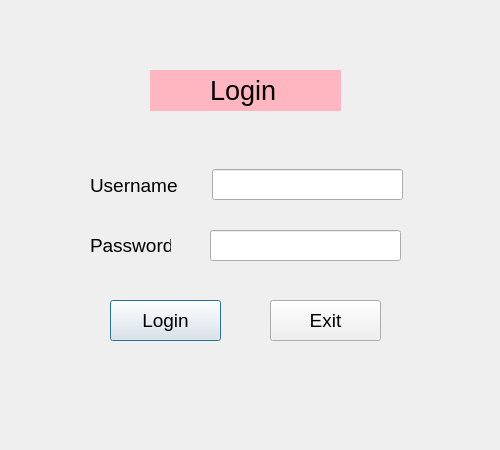
<?xml version="1.0" encoding="UTF-8"?>
<ui version="4.0">
 <class>Login</class>
 <widget class="QDialog" name="Login">
  <property name="geometry">
   <rect>
    <x>0</x>
    <y>0</y>
    <width>500</width>
    <height>450</height>
   </rect>
  </property>
  <property name="windowTitle">
   <string>Dialog</string>
  </property>
  <property name="styleSheet">
   <string notr="true">QDialog{
background-image: url(:/newPrefix/mbg2.jpg);
}
QPushButton:hover{
background-color:darkgrey;
color:white;
}
</string>
  </property>
  <widget class="QLabel" name="label">
   <property name="geometry">
    <rect>
     <x>150</x>
     <y>70</y>
     <width>191</width>
     <height>41</height>
    </rect>
   </property>
   <property name="font">
    <font>
     <pointsize>20</pointsize>
     <weight>50</weight>
     <bold>false</bold>
    </font>
   </property>
   <property name="styleSheet">
    <string notr="true">background-color: lightpink;</string>
   </property>
   <property name="text">
    <string>        Login</string>
   </property>
  </widget>
  <widget class="QLabel" name="label_2">
   <property name="geometry">
    <rect>
     <x>90</x>
     <y>170</y>
     <width>91</width>
     <height>31</height>
    </rect>
   </property>
   <property name="font">
    <font>
     <pointsize>14</pointsize>
    </font>
   </property>
   <property name="text">
    <string>Username</string>
   </property>
  </widget>
  <widget class="QLabel" name="label_3">
   <property name="geometry">
    <rect>
     <x>90</x>
     <y>230</y>
     <width>81</width>
     <height>31</height>
    </rect>
   </property>
   <property name="font">
    <font>
     <pointsize>14</pointsize>
    </font>
   </property>
   <property name="text">
    <string>Password</string>
   </property>
  </widget>
  <widget class="QLineEdit" name="uid">
   <property name="geometry">
    <rect>
     <x>212</x>
     <y>169</y>
     <width>191</width>
     <height>31</height>
    </rect>
   </property>
   <property name="font">
    <font>
     <pointsize>12</pointsize>
    </font>
   </property>
  </widget>
  <widget class="QLineEdit" name="pwd">
   <property name="geometry">
    <rect>
     <x>210</x>
     <y>230</y>
     <width>191</width>
     <height>31</height>
    </rect>
   </property>
   <property name="font">
    <font>
     <pointsize>12</pointsize>
    </font>
   </property>
   <property name="maxLength">
    <number>32764</number>
   </property>
   <property name="echoMode">
    <enum>QLineEdit::Password</enum>
   </property>
  </widget>
  <widget class="QPushButton" name="login1">
   <property name="geometry">
    <rect>
     <x>110</x>
     <y>300</y>
     <width>111</width>
     <height>41</height>
    </rect>
   </property>
   <property name="font">
    <font>
     <pointsize>14</pointsize>
    </font>
   </property>
   <property name="text">
    <string>Login</string>
   </property>
  </widget>
  <widget class="QPushButton" name="exit1">
   <property name="geometry">
    <rect>
     <x>270</x>
     <y>300</y>
     <width>111</width>
     <height>41</height>
    </rect>
   </property>
   <property name="font">
    <font>
     <pointsize>14</pointsize>
    </font>
   </property>
   <property name="text">
    <string>Exit</string>
   </property>
  </widget>
 </widget>
 <resources>
  <include location="mbg2.qrc"/>
 </resources>
 <connections/>
</ui>
